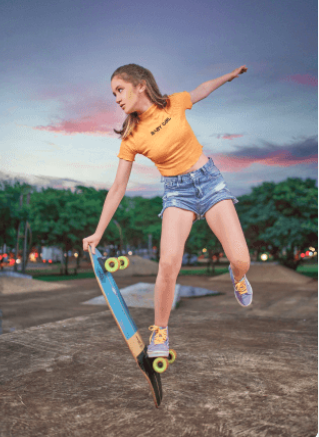
#> input picture 02_CV/12-image-filters/Image.png, 319 x 437 px
$ jupyter execute notebook.ipynb   (shell and % lines are left out)
#> lines starting #> are read from the running program, lines starting #| are printed output that depends on the picture; after the words box and inside, x2 and y2 are one past the last pixel; in counts of white or black regions, pixels touching at a corner belong together
#### About
Image filters using OpenCV Python.

[cell 1]
import cv2
import numpy as np
import matplotlib.pyplot as plt

[cell 2]
img = cv2.imread('Image.png')
#> img is the input picture: shape (437, 319, 3); mean B, G, R 122.9, 121.8, 126.2
img = cv2.cvtColor(img,cv2.COLOR_BGR2RGB)
plt.imshow(img)
plt.show()

[cell 3]
#applying inversion -- Negative of the picture
inverted_frame = cv2.bitwise_not(img)
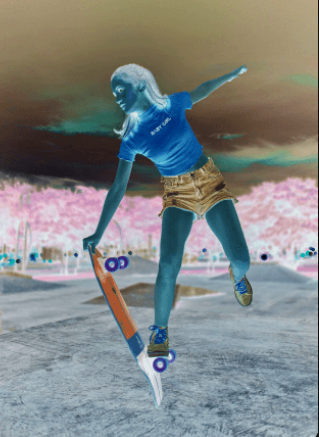
#> inverted_frame: shape (437, 319, 3); mean R, G, B 128.8, 133.2, 132.1
plt.imshow(inverted_frame)
plt.show()

[cell 4]
#applying inversion
inverted_frame = cv2.bitwise_not(img)
plt.imshow(inverted_frame)
plt.show()

[cell 5]
#applying sepia
#converting to alpha channel
frame = cv2.cvtColor(img, cv2.COLOR_RGB2BGRA)
frame_h, frame_w, frame_c = frame.shape #height,width, channels
#> frame_h = 437; frame_w = 319; frame_c = 4
blue = 15
green = 86
red = 132
sepia_bgra = (blue,green,red,1) # alpha =1
overlay = np.full((frame_h,frame_w,4),sepia_bgra,dtype='uint8')
cv2.addWeighted(overlay, 0.7,frame,1.0,0,frame) #0.7 - intensity
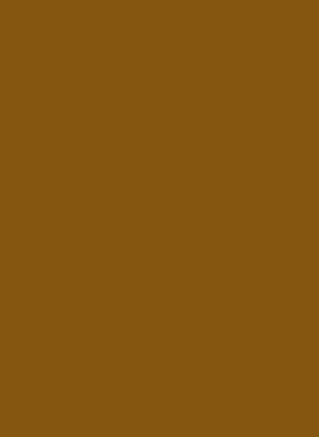
#> overlay: shape (437, 319, 4); mean B, G, R, A 15, 86, 132, 1
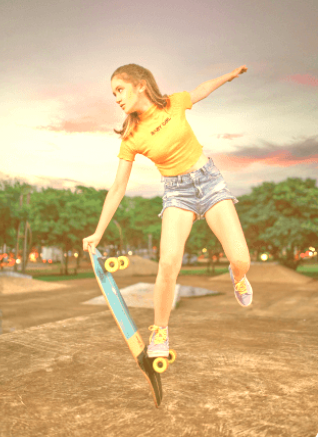
#> frame: shape (437, 319, 4); mean B, G, R, A 133.4, 180.3, 209, 255
#converting back to rgb
frame = cv2.cvtColor(frame, cv2.COLOR_BGRA2RGB)
#> frame: shape (437, 319, 3)
plt.imshow(frame)
plt.show()

[cell 6]
#applying circle focus blue
frame = cv2.cvtColor(img, cv2.COLOR_RGB2BGRA)
frame_h, frame_w, frame_c = frame.shape #height,width, channels
#circle in the middle of frame
y = int(frame_h/2)
#> y = 218
x= int(frame_w/2)
#> x = 159
radius = int(y/2)
#> radius = 109
center = (x,y)
#> center = (159, 218)
mask = np.zeros((frame_h,frame_w,4),dtype='uint8')
cv2.circle(mask,center,radius, (255,255,255),-1, cv2.LINE_AA)
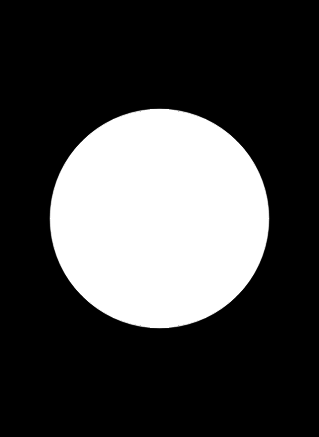
#> mask: shape (437, 319, 4); mean of channels 0, 1, 2, 3 69, 69, 69, 0; drawn as B, G, R
mask = cv2.GaussianBlur(mask,(25,25),15)

blurred = cv2.GaussianBlur(frame,(25,25),15)
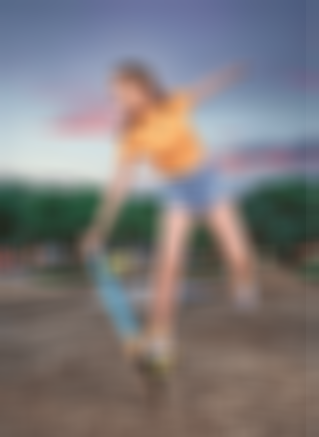
#> blurred: shape (437, 319, 4); mean B, G, R, A 122.7, 121.6, 126, 255
alpha = mask/255.0
#c
blended = cv2.convertScaleAbs(frame*(1-alpha) + blurred*alpha)
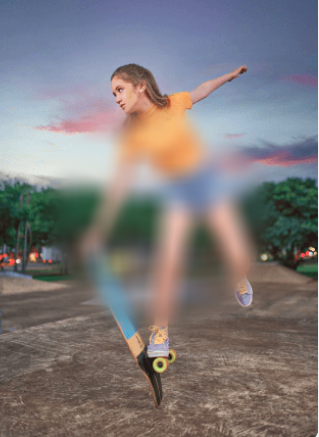
#> blended: shape (437, 319, 4); mean B, G, R, A 122.9, 121.8, 126.2, 255
frame = cv2.cvtColor(blended,cv2.COLOR_BGRA2RGB)
plt.imshow(frame)

[cell 7]
#portrait mode -- works better with white background
frame = cv2.cvtColor(img, cv2.COLOR_RGB2BGRA)
frame_h, frame_w, frame_c = frame.shape #height,width, channels
gray = cv2.cvtColor(frame,cv2.COLOR_BGR2GRAY)
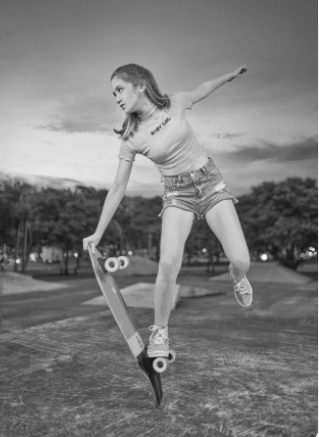
#> gray: shape (437, 319); min 26, max 254, mean 123.3
_,mask = cv2.threshold(gray, 120,255,cv2.THRESH_BINARY)
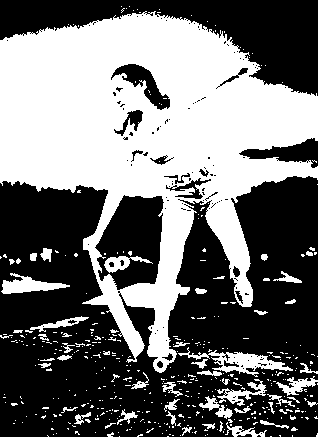
#> mask: shape (437, 319); 44.5% white; 429 white regions (378 under 20 px), largest, box (x1, y1, x2, y2) and area: (0, 0, 319, 437) 55225, (178, 347, 293, 377) 1051, (1, 273, 70, 294) 693
mask = cv2.cvtColor(mask,cv2.COLOR_GRAY2BGRA)
#> mask: shape (437, 319, 4)
blurred = cv2.GaussianBlur(frame,(11,11),11)
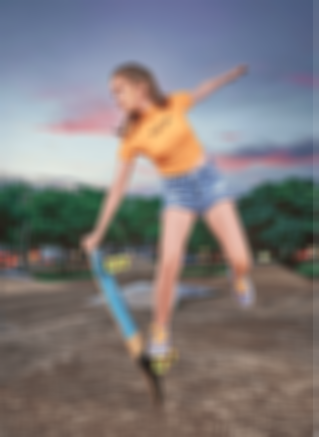
#> blurred: shape (437, 319, 4); mean B, G, R, A 122.7, 121.6, 126, 255
alpha = mask/255.0
blended = cv2.convertScaleAbs(frame*(1-alpha) + blurred*alpha)
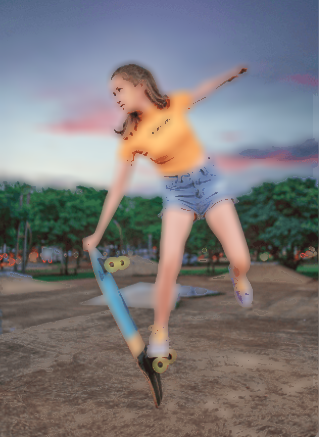
#> blended: shape (437, 319, 4); mean B, G, R, A 120.5, 119.2, 123.4, 255
frame = cv2.cvtColor(blurred,cv2.COLOR_BGRA2RGB)
plt.imshow(frame)
plt.show()
